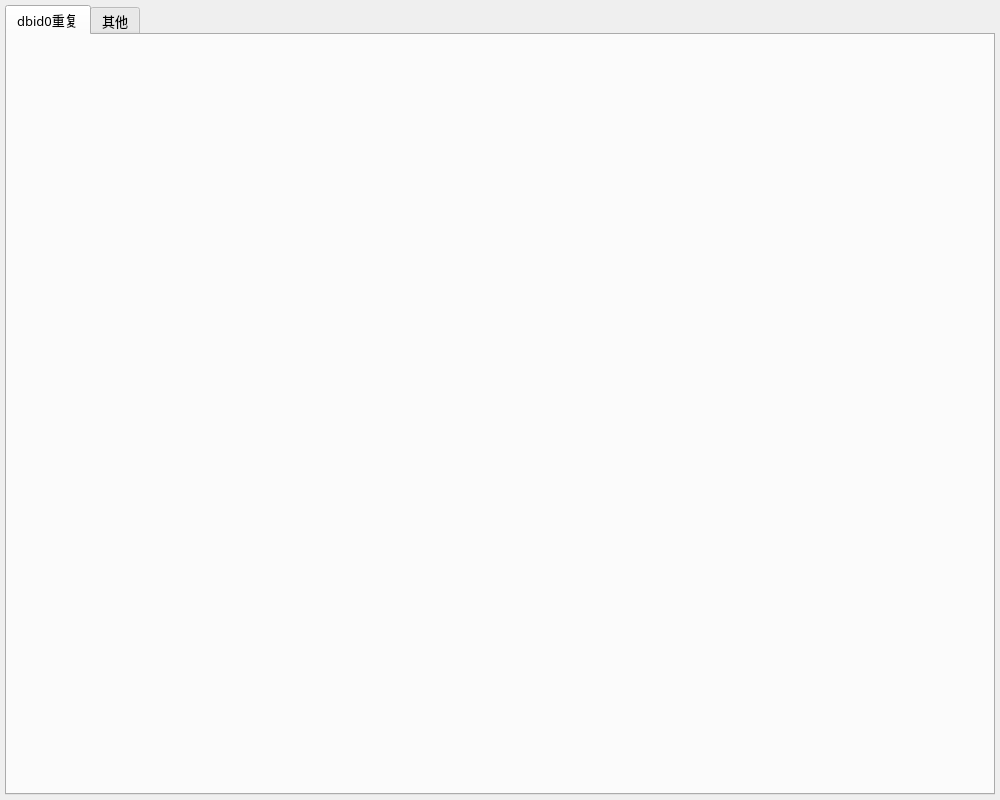
<?xml version="1.0" encoding="UTF-8"?>
<ui version="4.0">
 <class>Form</class>
 <widget class="QWidget" name="Form">
  <property name="geometry">
   <rect>
    <x>0</x>
    <y>0</y>
    <width>1000</width>
    <height>800</height>
   </rect>
  </property>
  <property name="windowTitle">
   <string>验证结果</string>
  </property>
  <widget class="QTabWidget" name="tabWidget">
   <property name="geometry">
    <rect>
     <x>5</x>
     <y>5</y>
     <width>990</width>
     <height>790</height>
    </rect>
   </property>
   <property name="font">
    <font>
     <family>Hack</family>
     <pointsize>10</pointsize>
     <weight>50</weight>
     <bold>false</bold>
    </font>
   </property>
   <property name="currentIndex">
    <number>0</number>
   </property>
   <widget class="QWidget" name="tab">
    <attribute name="title">
     <string>dbid0重复</string>
    </attribute>
   </widget>
   <widget class="QWidget" name="tab_2">
    <attribute name="title">
     <string>其他</string>
    </attribute>
   </widget>
  </widget>
 </widget>
 <resources/>
 <connections/>
</ui>
